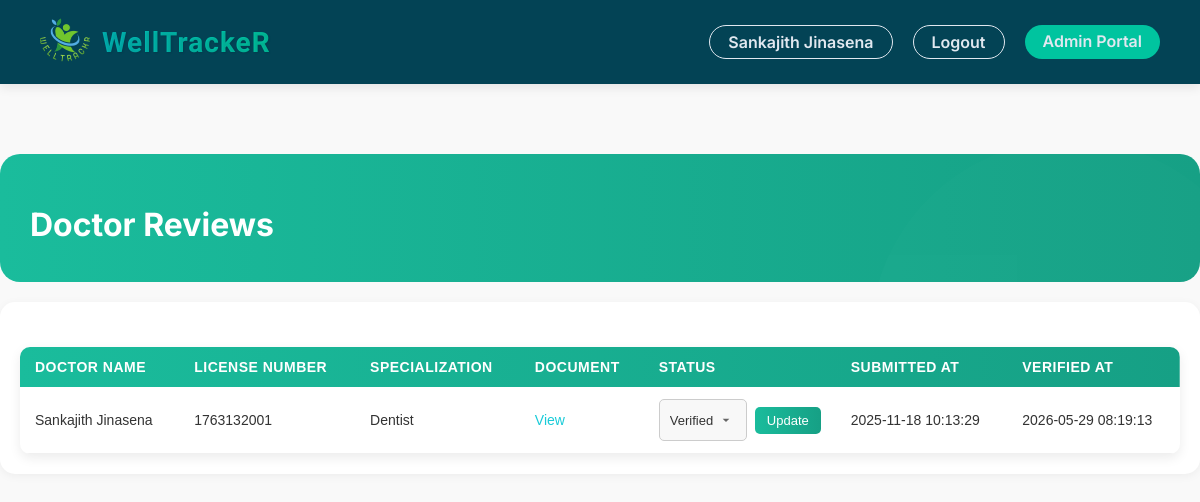
The page /view_doctors.php (signed in) on the database its author committed.
### tables this page shows
CREATE TABLE `doctor_verifications` (
  `id` int(11) NOT NULL,
  `user_id` int(11) NOT NULL,
  `license_number` varchar(50) NOT NULL,
  `specialization` varchar(100) NOT NULL,
  `notes` text DEFAULT NULL,
  `document_file` varchar(255) DEFAULT NULL,
  `verification_status` enum('Pending','Verified','Rejected') DEFAULT 'Pending',
  `submitted_at` datetime DEFAULT current_timestamp(),
  `verified_at` datetime DEFAULT NULL
);

CREATE TABLE `users` (
  `id` int(11) NOT NULL,
  `first_name` varchar(100) NOT NULL,
  `last_name` varchar(100) NOT NULL,
  `email` varchar(150) NOT NULL,
  `password` varchar(255) NOT NULL,
  `role` enum('Doctor','Patient','Admin') NOT NULL,
  `created_at` timestamp NOT NULL DEFAULT current_timestamp(),
  `verification_status` enum('Pending','Verified','Rejected') DEFAULT 'Verified',
  `verification_details` text DEFAULT NULL,
  `telephone` varchar(15) DEFAULT NULL
);

### view_doctors.php (the view, shortened to what this page needs)
<?php
include 'config.php';
    $sql = "
SELECT
    dv.id,
    u.first_name,
    u.last_name,
    dv.license_number,
    dv.specialization,
    dv.notes,
    dv.document_file,
    dv.verification_status,
    dv.submitted_at,
    dv.verified_at
FROM doctor_verifications dv
JOIN users u ON dv.user_id = u.id
ORDER BY dv.submitted_at DESC
";
$result = $conn->query($sql);
?>
<!DOCTYPE html>
<html lang="en">
<head>
    <link rel="stylesheet" href="css/style.css">
    <link rel="stylesheet" href="css/patient.css">
    <link rel="stylesheet" href="css/doctor_review.css">
</head>
<body>
            <nav>
        <div class="nav-header">
            <div class="nav-logo"><img src="image/Logo_R.png" alt="Logo"></div>
            <div class="nav-title">
                <h1>WellTrackeR</h1>
            </div>
        </div>
        <div class="nav-links">
            <a href="" class="login-btn"><?php echo $_SESSION["first_name"] . " " . $_SESSION["last_name"] ?></a>
            <a href="logout.php" class="login-btn">Logout</a>
            <a href="admin_portal.php" class="register-btn">Admin Portal</a>
        </div>
    </nav>
    <div class="patient-portal-container">
        <div class="patient-portal-header">
            <h1>Doctor Reviews</h1>
        </div>
        <div class="quick-actions">
        <table class="doctor-table">
            <thead>
                <tr>
                    <th>Doctor Name</th>
                    <th>License Number</th>
                    <th>Specialization</th>
                    <th>Document</th>
                    <th>Status</th>
                    <th>Submitted At</th>
                    <th>Verified At</th>
                </tr>
            </thead>
            <tbody>
                <?php if ($result && $result->num_rows > 0): ?>
                    <?php while($row = $result->fetch_assoc()): ?>
                        <tr>
                            <td><?php echo htmlspecialchars($row['first_name'] . ' ' . $row['last_name']); ?></td>
                            <td><?php echo htmlspecialchars($row['license_number']); ?></td>
                            <td><?php echo htmlspecialchars($row['specialization']); ?></td>
                            <td>
                                <?php if (!empty($row['document_file'])): ?>
                                    <a href="<?php echo htmlspecialchars($row['document_file']); ?>" target="_blank">View</a>
                                <?php else: ?>
                                    No file
                                <?php endif; ?>
                            </td>
<td>
  <form method="post" action="update_verification.php" class="status-form">
      <select name="status" class="status-select">
          <option value="Verified" <?php if($row['verification_status'] == 'Verified') echo 'selected'; ?>>Verified</option>
      </select>
      <button type="submit" class="update-btn">Update</button>
  </form>
</td>
                            <td><?php echo htmlspecialchars($row['submitted_at']); ?></td>
                            <td><?php echo htmlspecialchars($row['verified_at']); ?></td>
                        </tr>
                    <?php endwhile; ?>
                <?php else: ?>
                    <tr><td colspan="7">No doctor verification records found.</td></tr>
                <?php endif; ?>
            </tbody>
        </table>
    </div>
    </div>
</body>
</html>

### css/style.css (style rules this page uses)
:root { --bg-main: #121C28; --bg-card: #1A2532; --text-light: #E1E8F0; --text-muted: #A3B1C0; --pcolor: #034355; --s1color: #00B5B5; --s2color: #008C8C; --accent: #FF9800; --accent-hot: #FF6B6B; --success: #00C49F; --gradient: linear-gradient(135deg, var(--pcolor) 0%, var(--success) 50%, var(--s2color) 100%); --aqua-flow: linear-gradient(135deg, var(--s1color) 0%, var(--pcolor) 50%, var(--s2color) 100%); --green-breeze: linear-gradient(135deg, var(--success) 0%, var(--s1color) 50%, var(--s2color) 100%); --gradient-hero: linear-gradient(135deg, rgba(3, 67, 85, 0.92) 0%, rgba(0, 130, 130, 0.88) 100%); }
body { margin: 0; font-family: 'Inter', sans-serif; background-color: var(--bg-main); color: var(--text-light); }
nav { display: flex; justify-content: space-between; align-items: center; padding: 15px 40px; background-color: var(--pcolor); box-shadow: 0 4px 10px rgba(0, 0, 0, 0.08); position: sticky; top: 0; z-index: 999; transition: box-shadow 0.3s; }
.nav-header { display: flex; align-items: center; gap: 12px; }
.nav-title h1 { font-family: 'Sora', sans-serif; font-weight: 700; font-size: 28px; margin: 0; letter-spacing: 1px; background: linear-gradient(90deg, var(--s1color), var(--success)); -webkit-background-clip: text; -webkit-text-fill-color: transparent; text-shadow: 1px 1px 2px rgba(0, 0, 0, 0.1); transition: all 0.3s ease; }
.nav-logo img { width: 50px; height: 50px; border-radius: 50%; object-fit: cover; }
.nav-links { display: flex; gap: 20px; }
.nav-links a { text-decoration: none; color: var(--text-light); font-weight: 500; padding: 6px 12px; border-radius: 8px; transition: all 0.2s ease; }
.nav-links a.register-btn { background-color: var(--success); color: var(--text-light); padding: 6px 18px; border-radius: 25px; font-weight: 600; transition: all 0.3s ease; }
.nav-links a.login-btn { background-color: transparent; color: var(--text-light); border: 2px solid var(--text-light); padding: 6px 18px; border-radius: 25px; font-weight: 600; transition: all 0.3s ease; }
.nav-links a.login-btn { background-color: transparent; color: var(--pcolor); border: 2px solid var(--pcolor); padding: 6px 18px; border-radius: 25px; font-weight: 600; transition: all 0.3s ease; }
.nav-links a.register-btn { background-color: var(--success); color: var(--text-light); padding: 6px 18px; border-radius: 25px; font-weight: 600; border: none; transition: all 0.3s ease; }
input, select, textarea { width: 100%; padding: 10px; border: 1px solid #3A4654; border-radius: 8px; font-size: 14px; box-sizing: border-box; height: 42px; background-color: var(--bg-card); color: var(--text-light); }
select { appearance: none; -webkit-appearance: none; -moz-appearance: none; background-color: var(--bg-card); }
select { background-size: 16px; padding-right: 40px; }

### css/patient.css (style rules this page uses)
:root { --g1color: #1abc9c; --g2color: #16a085; --bcolor: #19cbd8; }
body { margin: 0; font-family: 'Inter', sans-serif; background-color: #f9f9f9; }
.patient-portal-container { max-width: 1400px; margin: 0 auto; margin-top: 70px; }
.patient-portal-header { background: linear-gradient(90deg, #1abc9c, #16a085); border-radius: 20px; padding: 30px; color: white; margin-bottom: 20px; position: relative; overflow: hidden; }
.patient-portal-header::before { content: ''; position: absolute; top: -50%; right: -10%; width: 500px; height: 500px; opacity: 0.3; }
.patient-portal-header h1 { font-size: 2em; margin-bottom: 8px; position: relative; z-index: 1; }
.quick-actions { background: white; border-radius: 15px; padding: 20px; margin-bottom: 20px; box-shadow: 0 2px 10px rgba(0, 0, 0, 0.05); display: flex; justify-content: space-between; align-items: center; flex-wrap: wrap; gap: 15px; }

### view_doctors.php (style rules this page uses)
.nav-links a.login-btn { color: var(--text-light); border: 1px solid var(--text-light); }

### rows shown on the page
doctor_verifications: user.last_name "Sankajith Jinasena", license_number "1763132001", specialization "Dentist", status "Verified", submitted_at "2025-11-18 10:13:29", verified_at "2026-05-29 08:19:13"

### other values the page prints
$_SESSION["first_name"] "Sankajith"
$_SESSION["last_name"] "Jinasena"
